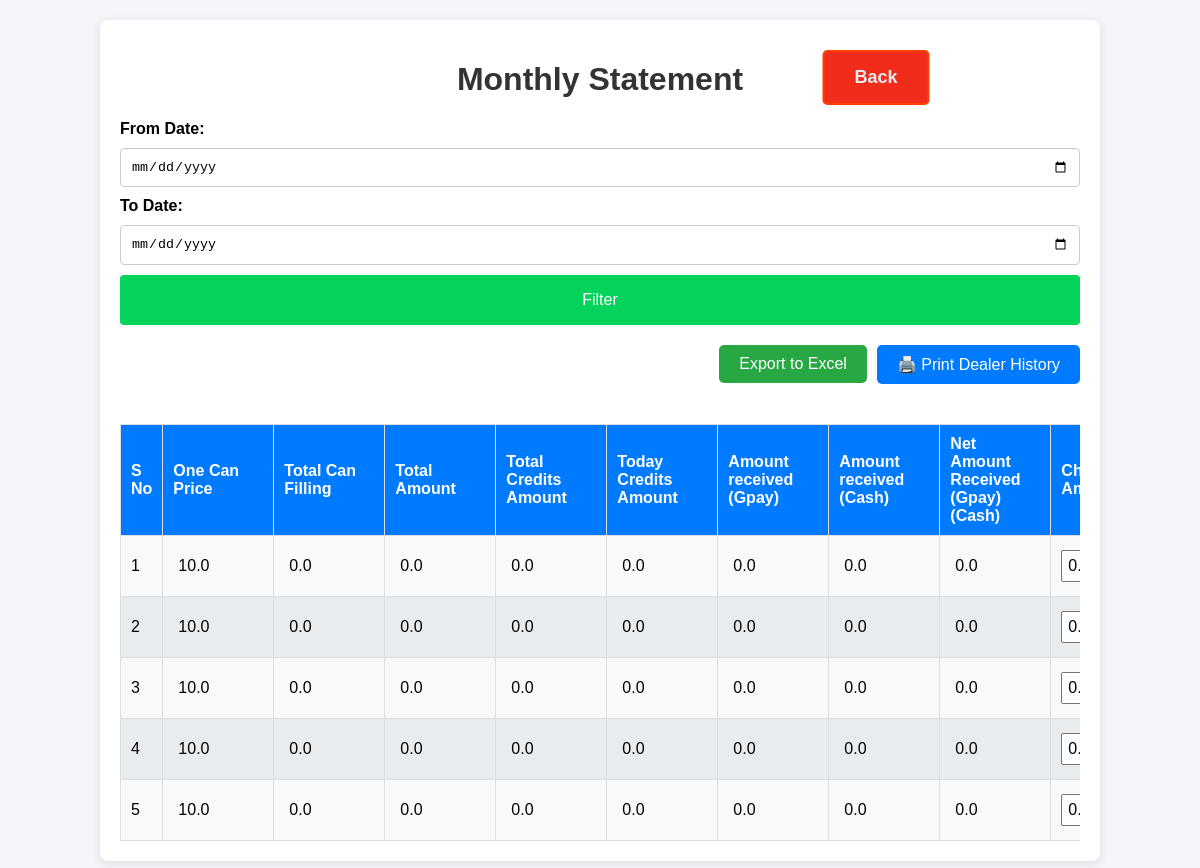
Before: /monthly_statement with the older database file.
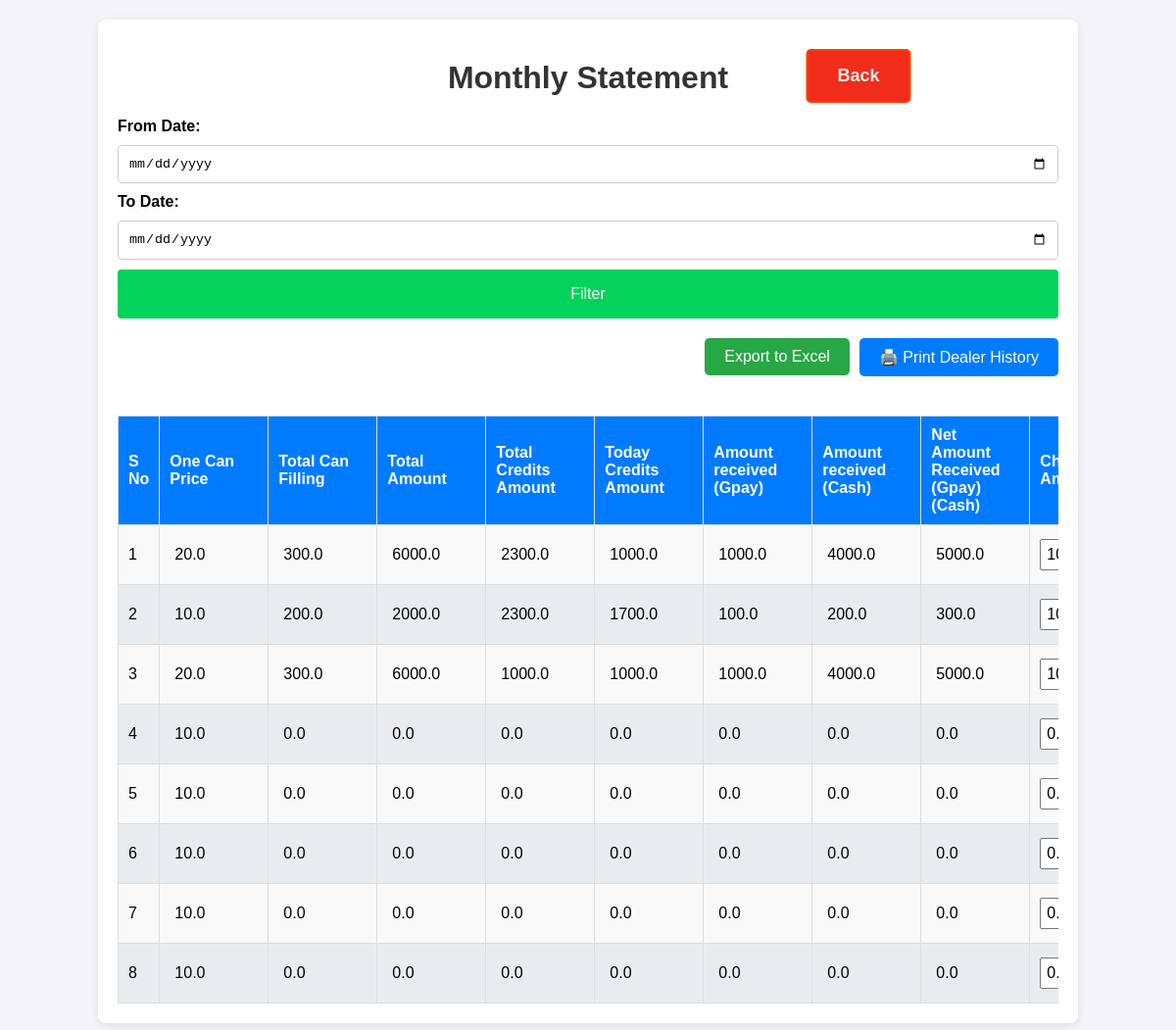
After: the same page with the newer database file.
### app.py (models this page shows, shortened)
class DailyAccounts(db.Model):
    id = db.Column(db.Integer, primary_key=True)
    timestamp = db.Column(db.DateTime, default=datetime.now)
    date = db.Column(db.Date, nullable=False, default=date.today)
    one_can_price = db.Column(db.Float, default=0)
    total_can_filling = db.Column(db.Float, default=0)
    total_amount = db.Column(db.Float, default=0)
    total_credit_amount = db.Column(db.Float, default=0)
    today_credit_amount = db.Column(db.Float, default=0)
    amount_gpay = db.Column(db.Float, default=0)
    amount_cash = db.Column(db.Float, default=0)
    net_recevied_amount = db.Column(db.Float, default=0)
    chit_amount = db.Column(db.Float, default=0)
    diesel = db.Column(db.Float, default=0)
    chit_amount = db.Column(db.Float, default=0)
    diesel = db.Column(db.Float, default=0)
    spares = db.Column(db.Float, default=0)
    pooja_items = db.Column(db.Float, default=0)
    milk_and_others = db.Column(db.Float, default=0)
    salary_advance = db.Column(db.Float, default=0)
    salary = db.Column(db.Float, default=0)
    eb = db.Column(db.Float, default=0)
    service_labour = db.Column(db.Float, default=0)
    stationaries = db.Column(db.Float, default=0)
    sunday_ots = db.Column(db.Float, default=0)
    others_expenses = db.Column(db.Float, default=0)
    notes = db.Column(db.String(100), default=0)
    total_expenses = db.Column(db.Float, default=0)
    net_amount_remaining = db.Column(db.Float, default=0)
    net_cash_remaining = db.Column(db.Float, default=0)
    @property
    def formatted_date(self):
        return self.date.strftime("%d-%m-%Y")  # Format the date

### app.py (the view)
@app.route('/monthly_statement', methods=['GET', 'POST'])
def monthly_statement():
    filtered_data = get_filtered_data_daily_accounts(request)
    date_from = request.args.get('date_from', '')
    date_to = request.args.get('date_to', '')
    return render_template('monthly_statement.html', date_from=date_from, date_to=date_to, statements=filtered_data)

### app.py (called while the page is built)
def get_filtered_data_daily_accounts(request):
    date_from = request.args.get('date_from', '')
    date_to = request.args.get('date_to', '')
    filter_button = request.args.get('filter_button', '')
    query = DailyAccounts.query
    if filter_button:
        if date_from:
            date_from_dt = datetime.strptime(date_from, '%Y-%m-%d')
            query = query.filter(DailyAccounts.date >= date_from_dt)
        if date_to:
            date_to_dt = datetime.strptime(date_to, '%Y-%m-%d')
            query = query.filter(DailyAccounts.date <= date_to_dt)
    else:
        now = datetime.now()
        first_day_of_month = datetime(now.year, now.month, 1)
        query = query.filter(DailyAccounts.date >= first_day_of_month)
        pass
    filtered_data = query.order_by(DailyAccounts.timestamp.desc()).all()
    return filtered_data

### templates/monthly_statement.html (shortened to what this page needs)
<!DOCTYPE html>
<html lang="en">
<head>
    <link rel="stylesheet" href="/static/styles.css">
</head>
<body>
    <div class="container history_container dealer_details_data item_management_data monthly_statement">
        <h1>Monthly Statement</h1>
        <a href="/" class="back">Back</a>
        <form method="GET" class="form">
            <label for="date_from">From Date:</label>
            <input type="date" id="date_from" name="date_from" value="{{ date_from }}">
            <label for="date_to">To Date:</label>
            <input type="date" id="date_to" name="date_to" value="{{ date_to }}">
            <button type="submit" name="filter_button" value="submit" class="btn">Filter</button>
        </form>
<div class="export-options hide-on-print">
            <form action="/export_monthly_statement" method="get">
                <button type="submit" class="export-button">Export to Excel</button>
            </form>
            <div style="text-align: right; margin-bottom: 10px;">
                <button class="print_btn" onclick="window.print()">
                    🖨️ Print Dealer History
                </button>
            </div>
        </div>
        <div style="overflow-x:auto;overflow-y: hidden; width: 100%;">
            <table class="history_data" >
            <thead>
                <tr>
                    <th>S No</th>
                    <th>One Can Price</th>
                    <th>Total Can Filling </th>
                    <th>Total Amount</th>
                    <th>Total Credits Amount</th>
                    <th>Today Credits Amount</th>
                    <th>Amount received (Gpay)</th>
                    <th>Amount received (Cash)</th>
                    <th>Net Amount Received (Gpay)(Cash)</th>
                    <th>Chit Amount</th>
                    <th class="action">Actions</th></tr>
            </thead>
            <tbody>
                {% for statement in statements %}
                <tr>
                    <td>
                        <form method="POST" action="{{ url_for('edit_monthly_statement', statement_id=statement.id) }}">
                            {{loop.index}}
                    </td>
                    <td>
                            <input class="form-control item-number" type="number" step="0.01" name="one_can_price" value="{{ statement.one_can_price }}" required readonly>
                    </td>
                    <td>
                            <input class="form-control item-number" type="number" step="0.01" name="total_can_filling" value="{{ statement.total_can_filling }}" required readonly>
                    </td>
                    <td>
                            <input class="form-control item-number" type="number" step="0.01" name="total_amount" value="{{ statement.total_amount }}" required readonly>
                    </td>
                    <td>
                            <input class="form-control item-number" type="number" step="0.01" name="total_credit_amount" value="{{ statement.total_credit_amount }}" required readonly>
                    </td>
                    <td>
                            <input class="form-control item-number" type="number" step="0.01" name="today_credit_amount" value="{{ statement.today_credit_amount }}" required readonly>
                    </td>
                    <td>
                            <input class="form-control item-number" type="number" step="0.01" name="amount_gpay" value="{{ statement.amount_gpay }}" required readonly>
                    </td>
                    <td>
                            <input class="form-control item-number" type="number" step="0.01" name="amount_cash" value="{{ statement.amount_cash }}" required readonly>
                    </td>
                    <td>
                            <input class="form-control item-number" type="number" step="0.01" name="net_recevied_amount" value="{{ statement.net_recevied_amount }}" required readonly>
                    </td>
                    <td>
                            <input class="form-control item-number" type="number" step="0.01" name="chit_amount" value="{{ statement.chit_amount }}" required>
                    </td>
                </tr>
                {% endfor %}
            </tbody>
        </table>
        </div>
    </div>
</body>
</html>

### static/styles.css (style rules this page uses)
body { font-family: Arial, sans-serif; background-color: #f4f4f9; margin: 0; padding: 0; }
.container { max-width: 800px; margin: 20px auto; background: #fff; padding: 20px; border-radius: 8px; box-shadow: 0 2px 10px rgba(0, 0, 0, 0.1); }
.history_container { max-width: 1000px; }
.monthly_statement { max-width: 80%; }
h1, h2 { color: #333; text-align: center; }
.form { display: flex; flex-direction: column; gap: 10px; margin-bottom: 20px; }
.form label { font-weight: bold; }
.form input { padding: 10px; border: 1px solid #ccc; border-radius: 4px; }
.btn { background-color: #03d35a; color: #fff; border: none; padding: 10px; border-radius: 4px; cursor: pointer; font-size: medium; height: 50px; }
table { width: 100%; border-collapse: collapse; margin-top: 10px; }
table th, table td { padding: 10px; border: 1px solid #ddd; text-align: left; }
table th { background-color: #007bff; color: white; }
table tbody tr:nth-child(odd) { background-color: #f9f9f9; }
table tbody tr:nth-child(even) { background-color: #e9ecef; }
a { display: inline-block; padding: 15px 30px; font-size: 18px; font-weight: bold; text-align: center; text-decoration: none; background-color: #007bff; color: white; border-radius: 5px; border: 2px solid #007bff; transition: all 0.3s ease; position: absolute; left: 50%; transform: translateX(-50%); transition: transform 0.2s, background-color 0.2s; }
.back { background-color: #f22c1a; border: 2px solid #ff4000; top: 50px; left: 73%; }
.history_data input[readonly], .dealer_accounts input[readonly] { background-color: transparent; border: none; font-size: 16px; }
.history_data input, .dealer_accounts input { width: 50px; padding: 5px; font-size: 16px; }
.dealer_details_data .back { color: #e9ecef; text-decoration: none; }
.dealer_details_data table input { width: 200px; }
.item_management_data .item-number { width: 100px; }
.monthly_statement .item-number { width: 80px; }
.export-options { display: flex; justify-content: right; gap: 10px; margin-bottom: 20px; }
.export-options .export-button { all: unset; background-color: #28a745; color: white; cursor: pointer; padding: 10px 20px; text-decoration: none; border-radius: 5px; transition: background-color 0.2s, transform 0.2s; }
.print_btn { all: unset; background-color: #007bff; color: white; cursor: pointer; padding: 10px 20px; text-decoration: none; border-radius: 5px; transition: background-color 0.2s, transform 0.2s; }

Changed rows visible on the page:
added DailyAccounts: one_can_price "20.0", total_can_filling "300.0", total_amount "6000.0", total_credit_amount "2300.0", today_credit_amount "1000.0", amount_gpay "1000.0", amount_cash "4000.0", net_recevied_amount "5000.0", chit_amount "1000.0"
added DailyAccounts: one_can_price "10.0", total_can_filling "200.0", total_amount "2000.0", total_credit_amount "2300.0", today_credit_amount "1700.0", amount_gpay "100.0", amount_cash "200.0", net_recevied_amount "300.0", chit_amount "100.0"
added DailyAccounts: one_can_price "20.0", total_can_filling "300.0", total_amount "6000.0", total_credit_amount "1000.0", today_credit_amount "1000.0", amount_gpay "1000.0", amount_cash "4000.0", net_recevied_amount "5000.0", chit_amount "100.0"
